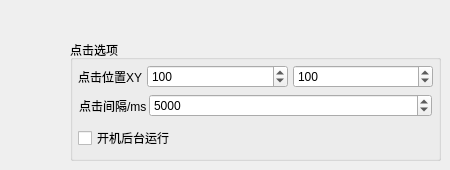
      <widget class="QWidget" name="tab1">
       <attribute name="title">
        <string>hello</string>
       </attribute>
       <widget class="QGroupBox" name="groupBox_tickOption">
        <property name="enabled">
         <bool>true</bool>
        </property>
        <property name="geometry">
         <rect>
          <x>70</x>
          <y>40</y>
          <width>371</width>
          <height>121</height>
         </rect>
        </property>
        <property name="title">
         <string>点击选项</string>
        </property>
        <property name="checkable">
         <bool>false</bool>
        </property>
        <layout class="QVBoxLayout" name="verticalLayout_2">
         <property name="spacing">
          <number>5</number>
         </property>
         <property name="leftMargin">
          <number>5</number>
         </property>
         <property name="topMargin">
          <number>5</number>
         </property>
         <property name="rightMargin">
          <number>5</number>
         </property>
         <property name="bottomMargin">
          <number>5</number>
         </property>
         <item>
          <layout class="QHBoxLayout" name="horizontalLayout">
           <item>
            <widget class="QLabel" name="label_3">
             <property name="sizePolicy">
              <sizepolicy hsizetype="Fixed" vsizetype="Preferred">
               <horstretch>0</horstretch>
               <verstretch>0</verstretch>
              </sizepolicy>
             </property>
             <property name="text">
              <string>点击位置XY</string>
             </property>
            </widget>
           </item>
           <item>
            <widget class="QSpinBox" name="spinBox_tickX">
             <property name="minimum">
              <number>1</number>
             </property>
             <property name="maximum">
              <number>2000</number>
             </property>
             <property name="singleStep">
              <number>10</number>
             </property>
             <property name="value">
              <number>100</number>
             </property>
            </widget>
           </item>
           <item>
            <widget class="QSpinBox" name="spinBox_tickY">
             <property name="minimum">
              <number>1</number>
             </property>
             <property name="maximum">
              <number>2000</number>
             </property>
             <property name="singleStep">
              <number>10</number>
             </property>
             <property name="value">
              <number>100</number>
             </property>
            </widget>
           </item>
          </layout>
         </item>
         <item>
          <layout class="QHBoxLayout" name="horizontalLayout_2">
           <property name="spacing">
            <number>2</number>
           </property>
           <property name="leftMargin">
            <number>1</number>
           </property>
           <property name="topMargin">
            <number>1</number>
           </property>
           <property name="rightMargin">
            <number>1</number>
           </property>
           <property name="bottomMargin">
            <number>4</number>
           </property>
           <item>
            <widget class="QLabel" name="label_2">
             <property name="sizePolicy">
              <sizepolicy hsizetype="Fixed" vsizetype="Preferred">
               <horstretch>0</horstretch>
               <verstretch>0</verstretch>
              </sizepolicy>
             </property>
             <property name="text">
              <string>点击间隔/ms</string>
             </property>
            </widget>
           </item>
           <item>
            <widget class="QSpinBox" name="spinBox_tickInterval">
             <property name="minimum">
              <number>4000</number>
             </property>
             <property name="maximum">
              <number>1000000</number>
             </property>
             <property name="singleStep">
              <number>1000</number>
             </property>
             <property name="value">
              <number>5000</number>
             </property>
            </widget>
           </item>
          </layout>
         </item>
         <item>
          <widget class="QCheckBox" name="checkBox_startAndRun">
           <property name="text">
            <string>开机后台运行</string>
           </property>
          </widget>
         </item>
        </layout>
       </widget>
      </widget>
